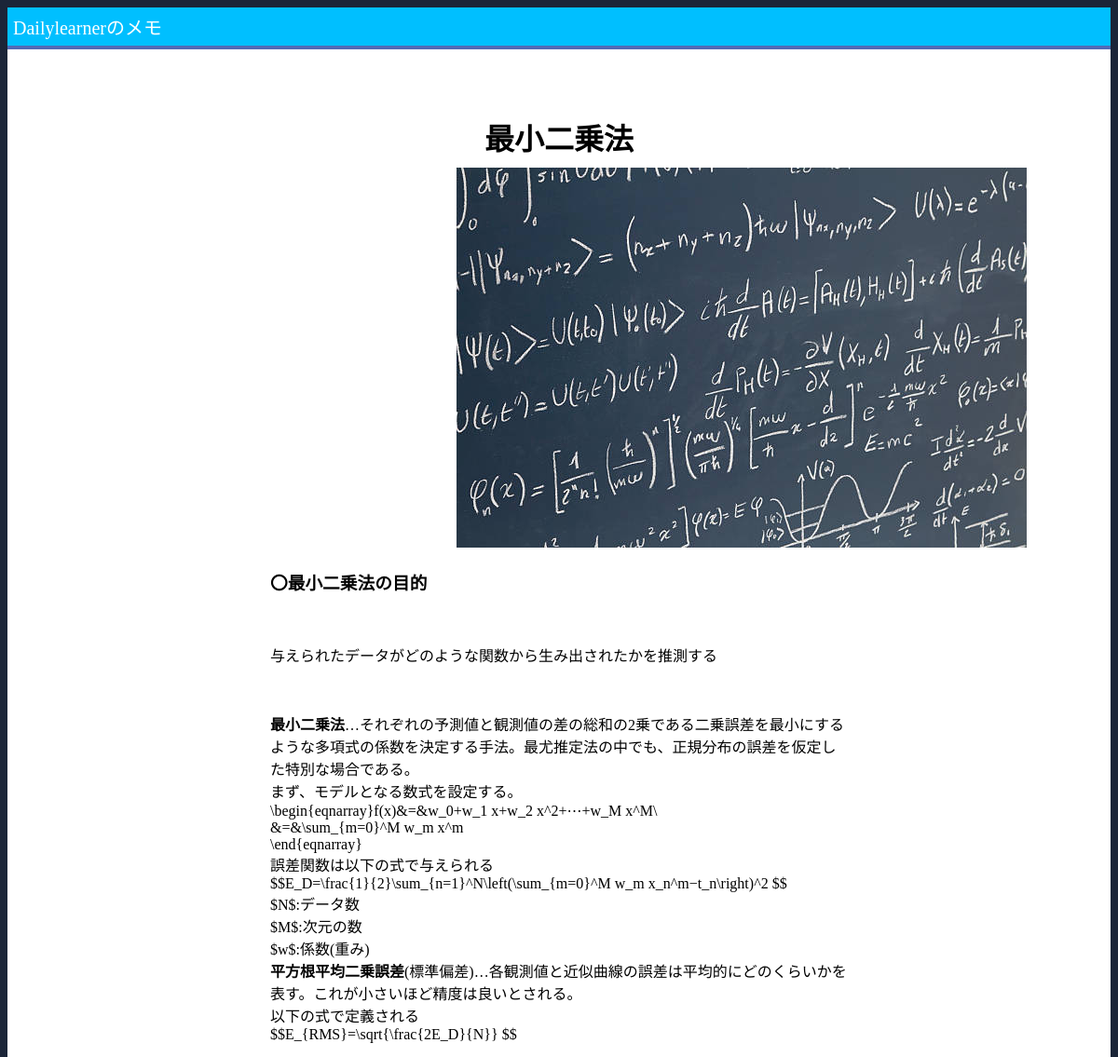
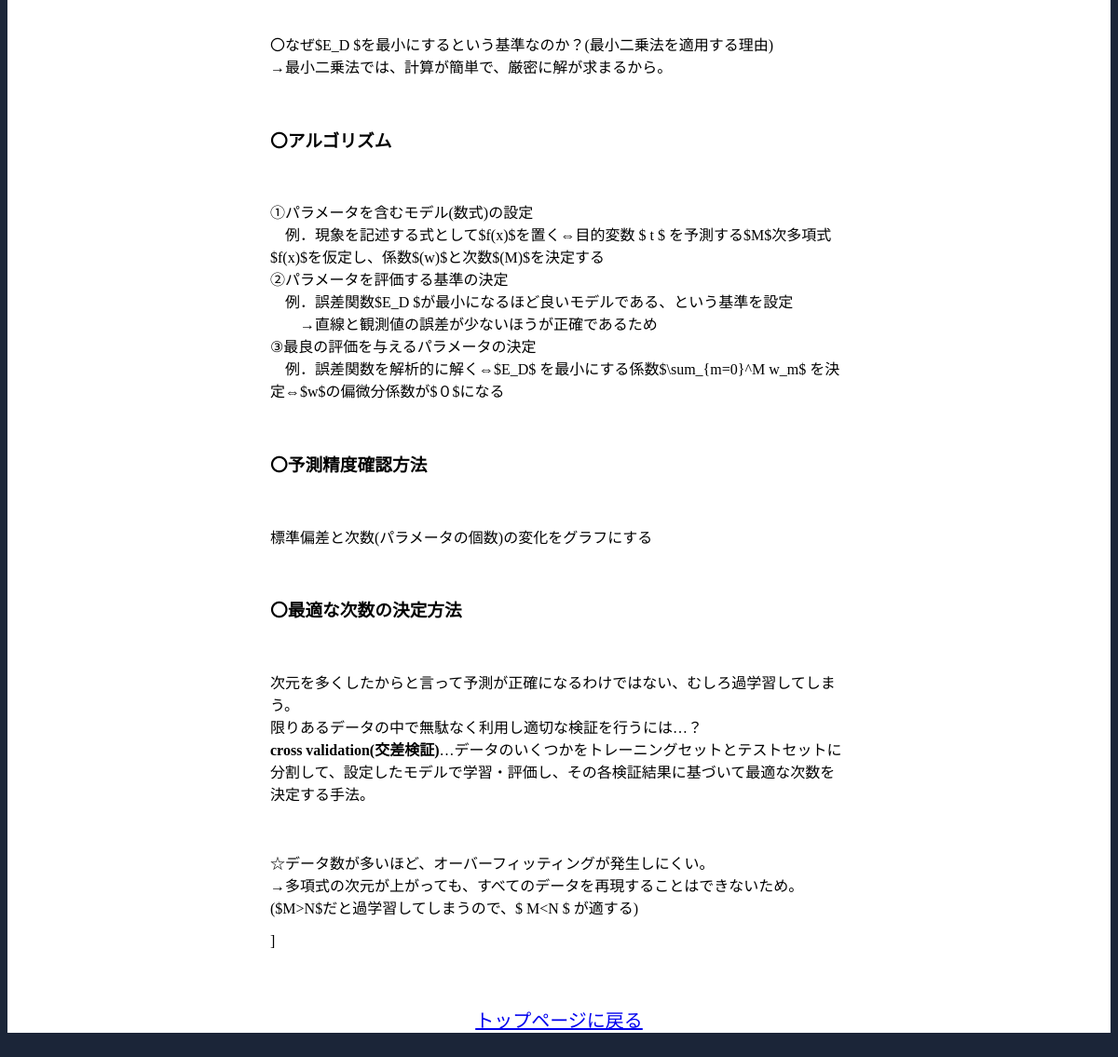
Page /detail/1/ on the committed database (2 pictures, top to bottom).
### blogs/models.py (models this page shows, shortened)
class Blog(models.Model):
    title = models.CharField(blank=False, null=False, max_length=150)
    text = models.TextField(blank=True)
    created_datetime = models.DateTimeField(auto_now_add=True)
    updated_datetime = models.DateTimeField(auto_now=True)
    origin = models.ImageField(blank=True, null=True, upload_to="media")
    big = ImageSpecField(source="origin",
    processors=[ResizeToFill(1280, 1024)],
    format='JPEG'
    )
    thumbnail = ImageSpecField(source='origin',
    processors=[ResizeToFill(250,250)],
    format="JPEG",
    options={'quality': 60}
    )
    middle = ImageSpecField(source='origin',
    processors=[ResizeToFill(600, 400)],
    format="JPEG",
    options={'quality': 75}
    )
    small = ImageSpecField(source='origin',
    processors=[ResizeToFill(75,75)],
    format="JPEG",
    options={'quality': 50}
    )
    def get_message_as_markdown(self):
        return mark_safe(markdown(self.text, safe_mode='escape'))

### blogs/views.py (the view)
# urls.py: path('detail/<int:blog_id>/', views.detail, name='detail'),
def detail(request, blog_id):
    blog = get_object_or_404(Blog, id=blog_id)
    return render(request, 'blogs/detail.html', {'blog': blog})

### blogs/templates/blogs/detail.html (shortened to what this page needs)
{% load static %}
<!DOCTYPE html>
<html>
<head>
  <link href="{% static 'blogs/style.css' %}" rel="stylesheet" type="text/css">
  <link rel="stylesheet" href="{% static 'blogs/simplemde.min.css' %}">
</head>
<body style="background-color: #1b2538;">
  <div style="background-color: white;">
    <div class="small_title">Dailylearnerのメモ</div>
    <h1 class="detail_title">{{ blog.title }}</h1>
    <div class="allspace">
        <div class="detailtext">
          <img class="samne" src="{{ blog.thumbnail.url }}">
          {{ blog.get_message_as_markdown | linebreaksbr }}]
        </div>
        <div class="returntop">
          <a href="{% url 'blogs:home' %}">トップページに戻る</a>
        </div>
    </div>
  </div>
</body>
</html>

### blogs/static/blogs/style.css (style rules this page uses)
.small_title { background-color: deepskyblue; font-size: 20px; color: white; padding: 0.3em; border-bottom: solid 4px #516ab6; }
.samne { width: 200; position: relative; left: 200px; }
.detail_title { text-align: center; position: relative; top: 50px; }
.allspace { width: 700px; margin: 0px auto; }
.detailtext { margin: 60px 40px; }
.returntop { font-size: 20px; text-align: center; margin-bottom: 40px; }

### rows in the picture
Blog: title "最小二乗法", thumbnail (picture), get_message_as_markdown "〇最小二乗法の目的 与えられたデータがどのような関数から生み出されたかを推測する 最小二乗法 …それぞれの予測値と観測値の差の総和の2乗である二乗誤差を最小にするような多項式の係数を決定する手法。最尤推定法の中でも、正規分布の誤差を仮定した特別な場合である。 まず、モデルとなる数式を設定する。 \\begin{eqnarray}f(x)&=&w_0+w_1 x+w_2 x^2+⋯+w_M x^M\\ &=&\\sum_{m=0}^M w_m x^m \\end{eqnarray} 誤差関数は以下の式で与えられる $$E_D=\\frac{1}{2}\\sum_{n=1}^N\\left(\\sum_{m=0}^M w_m x_n^m−t_n\\right)^2 $$ $N$:データ数 $M$:次元の数 $w$:係数(重み) 平方根平均二乗誤差 (標準偏差)…各観測値と近似曲線の誤差は平均的にどのくらいかを表す。これが小さいほど精度は良いとされる。 以下の式で定義される $$E_{RMS}=\\sqrt{\\frac{2E_D}{N}} $$ 〇なぜ$E_D $を最小にするという基準なのか？(最小二乗法を適用する理由) →最小二乗法では、計算が簡単で、厳密に解が求まるから。 〇アルゴリズム ➀パラメータを含むモデル(数式)の設定 例．現象を記述する式として$f(x)$を置く⇔目的変数 $ t $ を予測する$M$次多項式$f(x)$を仮定し、係数$(w)$と次数$(M)$を決定する ➁パラメータを評価する基準の決定 例．誤差関数$E_D $が最小になるほど良いモデルである、という基準を設定…"
